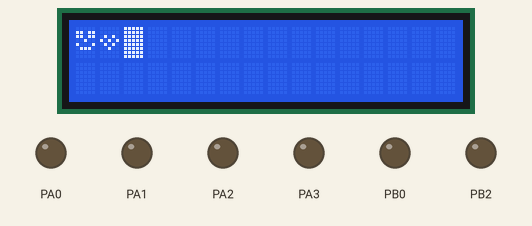
Recording of a program running on a simulated ATmega32, built with avr-gcc and emulated at 16 MHz. On the bench: 16×2 character LCD, output pins drawn as LEDs (lit = HIGH). Wiring (inferred from the signals the program sends): character LCD (HD44780): RS PB1; E PB3; data PA4, PA5, PA6, PA7. The character LCD is taken to start in 4-bit mode; pins used as bus, display or sensor lines are not drawn. At 0.1 s the program stops and its outputs stay as they are.

Above: at 0.2 s.

The program:

main.c
```c
/*
 * main.c
 *
 * Created: 2/10/2024 11:35:29 AM
 *  Author: miro
 */

#include "bit_math.h"
# include "std_types.h"
# include "DIO_INTERFACE.h"
# include "LCD_INTER.h"
u8 heart[] = {
  0x00,
  0x00,
  0x0A,
  0x15,
  0x0A,
  0x04,
  0x00,
  0x00
};
u8 smile[] = {
  0x00,
  0x1B,
  0x1B,
  0x04,
  0x11,
  0x0E,
  0x00,
  0x00
};

int main(void)
{
	LCD_INT();
LCD_SaveCustomChar(0,smile);
 LCD_SaveCustomChar(1,heart);

 LCD_SEND_COMM(0x80);
  LCD_DisplayCustomChar(0);
  LCD_DisplayCustomChar(1);
//  move_character_up_down('A');


     while(1)
    {

        //TODO:: Please write your application code
    }


}
```

LCD_INTER.h
```c
/*
 * LCD_INTER.h
 *
 * Created: 2/10/2024 10:04:43 AM
 *  Author: miro
 */


#ifndef LCD_INTER_H_
#define LCD_INTER_H_

void LCD_SEND_COMM(u8 command);
void LCD_SEND_DATA(u8 data);
void LCD_INT();


#endif /* LCD_INTER_H_ */
```

LCD_PROG.c
```c
/*
 * library.c
 *
 * Created: 2/10/2024 10:02:13 AM
 *  Author: miro
 */

#include "bit_math.h"
#include "std_types.h"
#define F_CPU 16000000UL
#include <util/delay.h>
#include "DIO_PRIVATE.h"
#include "DIO_INTERFACE.h"

void LCD_SEND_COMM(u8 command)
{
	    PORTA_reg =  (PORTA_reg & 0x0f)| (command & 0xf0);

    DIO_SETPINVALUE(PORTB, PIN_1, DIO_LOW);
    DIO_SETPINVALUE(PORTB, PIN_2, DIO_LOW);


    DIO_SETPINVALUE(PORTB, PIN_3, DIO_HIGH);
    _delay_us(1);
    DIO_SETPINVALUE(PORTB, PIN_3, DIO_LOW);

    PORTA_reg =  (PORTA_reg & 0x0f)|(command << 4) ;

    DIO_SETPINVALUE(PORTB, PIN_1, DIO_LOW);
    DIO_SETPINVALUE(PORTB, PIN_2, DIO_LOW);


    DIO_SETPINVALUE(PORTB, PIN_3, DIO_HIGH);
    _delay_us(1);
    DIO_SETPINVALUE(PORTB, PIN_3, DIO_LOW);
		_delay_ms(2);

}

void LCD_SEND_DATA(u8 data)
{
	  PORTA_reg =(PORTA_reg & 0x0f)| (data & 0xf0)  ;

    DIO_SETPINVALUE(PORTB, PIN_1, DIO_HIGH);
    DIO_SETPINVALUE(PORTB, PIN_2, DIO_LOW);


    DIO_SETPINVALUE(PORTB, PIN_3, DIO_HIGH);
    _delay_us(1);
    DIO_SETPINVALUE(PORTB, PIN_3, DIO_LOW);
///////////////////////////////////////////////////////////////////////////////////////////////////////////////
      PORTA_reg =  (PORTA_reg & 0x0f)|(data << 4) ;
	DIO_SETPINVALUE(PORTB, PIN_2, DIO_LOW);
    DIO_SETPINVALUE(PORTB, PIN_1, DIO_HIGH);


    DIO_SETPINVALUE(PORTB, PIN_3, DIO_HIGH);
    _delay_us(1);
    DIO_SETPINVALUE(PORTB, PIN_3, DIO_LOW);
	_delay_ms(2);
}

void LCD_INT()
{
	DDRA_reg = 0xFF;  // Configure PORTA as output for data
	DDRB_reg |= 0x0f; // Configure lower 4 bits of PORTB as output for control

	_delay_ms(40);
	LCD_SEND_COMM(0x28);
	_delay_us(40);
	LCD_SEND_COMM(0x02);
	_delay_us(2);
	LCD_SEND_COMM(0x06);
	_delay_us(40);
	LCD_SEND_COMM(0x0F);
	LCD_SEND_COMM(0x14);
	_delay_ms(40);
	LCD_SEND_COMM(0x01);
	_delay_ms(2);
}


void LCD_SaveCustomChar(u8 location,u8 custom[])
{

	if (location<8)
	{
		LCD_SEND_COMM(0x40 +(location*8));
		for (int i = 0; i < 8; i++)
		{
			LCD_SEND_DATA(custom[i]);
		}
	}
}

void LCD_DisplayCustomChar(u8 location)
{

	LCD_SEND_DATA(location);
}
void move_character_cursor(u8 character[]) {
	LCD_SEND_COMM(0x80); // Set cursor to beginning
	while (1) {
		LCD_SEND_DATA(character);
		LCD_SEND_COMM(0x14 | (1 << 1)); // Shift cursor right
		_delay_ms(1000); // Adjust delay for desired speed
	}
}
void move_character_up_down(u8 character) {
	u8 position = 0;

  while (1) {
	  LCD_SEND_COMM(0x01); // Clear LCD
	  LCD_SEND_COMM(0x80 + position * 0x40); // Set cursor to position
	  LCD_SEND_DATA(character);

	  if (position == 0) {
		  position = 1; // Move down from top
		  } else {
		  position = 0; // Move up from bottom
	  }

	  _delay_ms(2000); // Adjust delay for desired speed
  }
  }
```

DIO_CONFIG.h
```c
/*
 * DIO_CONFIG.h
 *
 * Created: 2/9/2024 9:19:10 AM
 *  Author: miro
 */


#ifndef DIO_CONFIG_H_
#define DIO_CONFIG_H_


#endif /* DIO_CONFIG_H_ */
```

DIO_INTERFACE.h
```c
/*
 * DIO_INTERFACE.h
 *
 * Created:  2/9/2024 9:19:31 AM
 *  Author:   miro
 */


#ifndef DIO_INTERFACE_H_
#define DIO_INTERFACE_H_

void DIO_SETPINDIRECTION(u8 Port, u8 Pin ,u8 Value);
void DIO_SETPINVALUE(u8 Port, u8 Pin ,u8 Value);
u8 DIO_GETPINVALUE(u8 Port, u8 Pin);


#endif /* DIO_INTERFACE_H_ */
```

DIO_PRIVATE.h
```c
#ifndef DIO_PRIVATE_H_
#define DIO_PRIVATE_H_

#include "std_types.h" // Assuming you have a header file for standard types

/* DIO Constants */
#define DIO_LOW        0
#define DIO_HIGH       1
#define DIO_OUTPUT     1
#define DIO_INPUT      0

/* Port and Pin Macros */
#define PORTA      1
#define PORTB      2
#define PORTC      3
#define PORTD      4

#define PIN_0      0
#define PIN_1      1
#define PIN_2      2
#define PIN_3      3
#define PIN_4      4
#define PIN_5      5
#define PIN_6      6
#define PIN_7      7

/* Register Definitions */
#define PORTA_reg      (*((volatile u8 *)0x3B))
#define DDRA_reg       (*((volatile u8 *)0x3A))
#define PINA_reg       (*((volatile u8 *)0x39))

#define PORTB_reg      (*((volatile u8 *)0x38))
#define DDRB_reg       (*((volatile u8 *)0x37))
#define PINB_reg       (*((volatile u8 *)0x36))

#define PORTC_reg      (*((volatile u8 *)0x35))
#define DDRC_reg       (*((volatile u8 *)0x34))
#define PINC_reg       (*((volatile u8 *)0x33))

#define PORTD_reg      (*((volatile u8 *)0x32))
#define DDRD_reg       (*((volatile u8 *)0x31))
#define PIND_reg       (*((volatile u8 *)0x30))

#endif /* DIO_PRIVATE_H_ */
```

DIO_PROGRAM.c
```c
/*
 * library.c
 *
 * Created: 2/9/2024 9:17:13 AM
 *  Author: miro
 */


#include "bit_math.h"
#include "std_types.h"
#include "DIO_CONFIG.h"
#include "DIO_INTERFACE.h"
#include "DIO_PRIVATE.h"


void DIO_SETPINDIRECTION(u8 Port, u8 Pin ,u8 Value)
{
switch (Port)
{
case PORTA:
switch(Value){
	case DIO_OUTPUT : SET_BIT(DDRA_reg,Pin); break;
	case DIO_INPUT : CLEAR_BIT(DDRA_reg,Pin); break;
}
break;
case PORTB:
switch(Value){
	case DIO_OUTPUT : SET_BIT(DDRB_reg,Pin); break;
	case DIO_INPUT : CLEAR_BIT(DDRB_reg,Pin); break;
}
break;
case PORTC:
switch(Value){
	case DIO_OUTPUT : SET_BIT(DDRC_reg,Pin); break;
	case DIO_INPUT : CLEAR_BIT(DDRC_reg,Pin); break;
}
break;
case PORTD:
switch(Value){
	case DIO_OUTPUT : SET_BIT(DDRD_reg,Pin); break;
	case DIO_INPUT : CLEAR_BIT(DDRD_reg,Pin); break;
}
break;


}


}

 void DIO_SETPINVALUE(u8 Port, u8 Pin ,u8 Value)
 {
	 switch (Port)
	 {

		 case PORTA:
		 switch(Value){
			 case DIO_OUTPUT : SET_BIT(PORTA_reg,Pin); break;
			 case DIO_INPUT : CLEAR_BIT(PORTA_reg,Pin); break;
		 }
		 break;
		 case PORTB:
		 switch(Value){
			 case DIO_OUTPUT : SET_BIT(PORTB_reg,Pin); break;
			 case DIO_INPUT : CLEAR_BIT(PORTB_reg,Pin); break;
		 }
		 break;
		 case PORTC:
		 switch(Value){
			 case DIO_OUTPUT :  SET_BIT(PORTC_reg,Pin); break;
			 case DIO_INPUT : CLEAR_BIT(PORTC_reg,Pin); break;
		 }
		 break;
		 case PORTD:
		 switch(Value){
			 case DIO_OUTPUT :  SET_BIT(PORTD_reg,Pin); break;
			 case DIO_INPUT : CLEAR_BIT(PORTD_reg,Pin); break;
		 }
		 break;


	 }
 }


 u8 DIO_GETPINVALUE(u8 Port, u8 Pin)
 {
 	u8 Temp = 0;
 	switch(Port)
    {
 	   case PORTA: Temp = GET_BIT(PINA_reg,Pin); break;
 	   case PORTB: Temp = GET_BIT(PINB_reg,Pin); break;
 	   case PORTC: Temp = GET_BIT(PINC_reg,Pin); break;
 	   case PORTD: Temp = GET_BIT(PIND_reg,Pin); break;
    }

 return Temp;


 }
```

bit_math.h
```c
#ifndef BIT_MATH_H
#define BIT_MATH_H

# define SET_BIT(var,BIT_NUMBER)     var|=  (1<<BIT_NUMBER)
# define CLEAR_BIT(var,BIT_NUMBER)  var&=  (~(1<<BIT_NUMBER))
# define GET_BIT(var,BIT_NUMBER)    ((var>>BIT_NUMBER)&1)
# define Toggle_BIT(var,BIT_NUMBER)  var^=  (1<<BIT_NUMBER)


#endif
```

std_types.h
```c
#ifndef STD_TYPES_H
#define STD_TYPES_H

typedef unsigned char u8 ;
typedef signed char s8 ;
typedef unsigned short u16 ;
typedef signed short s16 ;
typedef unsigned long  u32;
typedef signed long s32 ;
typedef signed long long s64;
typedef unsigned long long u64;
typedef float f16;
typedef double f32;

# define STD_Error  0
# define STD_Sucesses 1

# define NULL ((void *)0)


#endif
```
